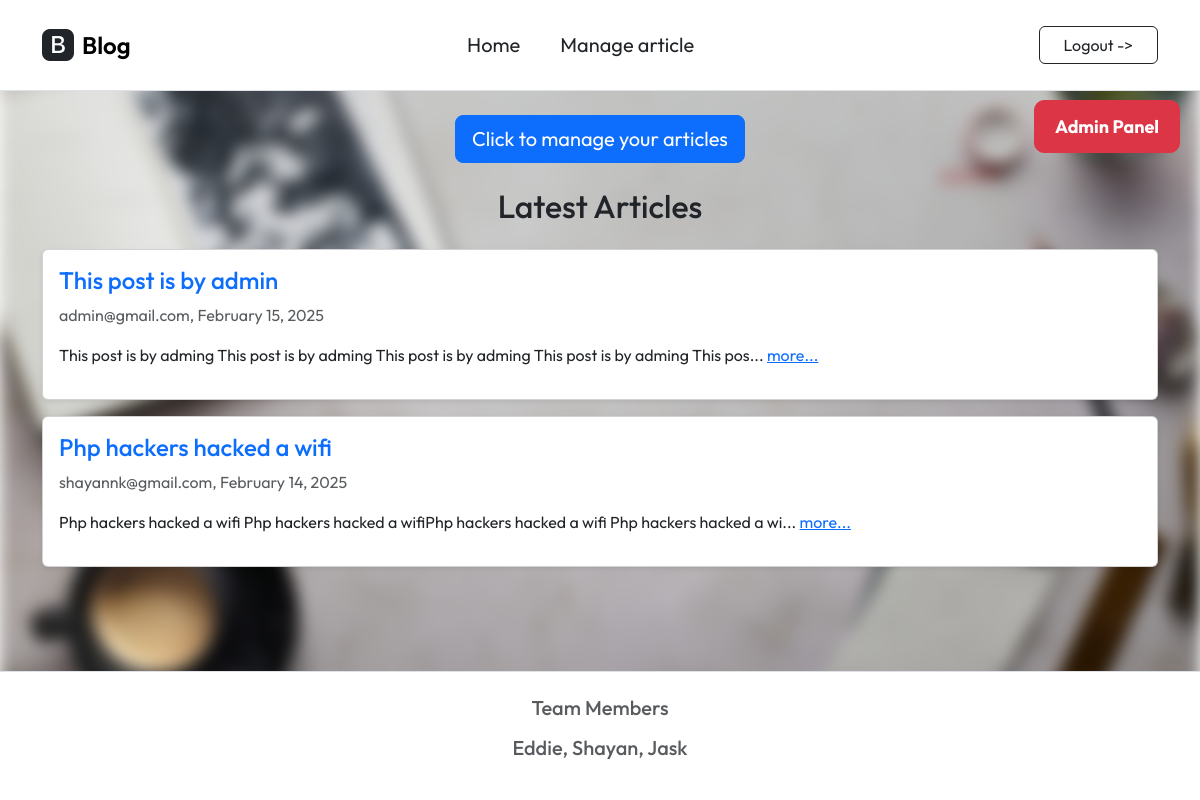
Page /home.php (signed in) on the committed database.
### tables this page shows
CREATE TABLE Articles (
    ArticleId INTEGER PRIMARY KEY AUTOINCREMENT,
    ArticleTitle VARCHAR(80),
    ArticleBody VARCHAR(500),

    CreateDate DATE,
    StartDate DATE,
    EndDate DATE,

    ContributerUsername VARCHAR(80)
);

### home.php (the view, shortened to what this page needs)
<?php
$db = new SQLite3('info.db');
$current_date = date('Y-m-d');
$query = "SELECT * FROM Articles WHERE StartDate <= '$current_date' AND EndDate >= '$current_date' ORDER BY CreateDate DESC";
$results = $db->query($query);
?>
<?php include('./inc/inc_header.php'); ?>
<div class="container mt-4">
    <div class="text-center">
        <a href="write.php" class="btn btn-primary btn-lg">Click to manage your articles</a>
    </div>
</div>
<div class="container mt-4">
    <h2 class="text-center mb-4">Latest Articles</h2>
    <?php while ($row = $results->fetchArray(SQLITE3_ASSOC)) { ?>
        <div class="card mb-3 p-3 shadow-sm">
            <h4 class="text-primary"><?= htmlspecialchars($row['ArticleTitle']) ?></h4>
            <p class="text-muted">
                <?= htmlspecialchars($row['ContributerUsername']) ?>, <?= date("F j, Y", strtotime($row['CreateDate'])) ?>
            </p>
            <p>
                <span id="preview_<?= $row['ArticleId'] ?>">
                    <?= htmlspecialchars(substr($row['ArticleBody'], 0, 100)) ?>...
                </span>
                <a href="javascript:void(0);" class="text-primary" onclick="toggleArticle(<?= $row['ArticleId'] ?>)">
                    <span id="toggle_<?= $row['ArticleId'] ?>">more...</span>
                </a>
            </p>
        </div>
    <?php } ?>
</div>
<div class="admin-button">
    <a href="admin.php" class="btn btn-danger">Admin Panel</a>
</div>
<?php include('./inc/inc_footer.php'); ?>

### inc/style.css (style rules this page uses)
body { margin: 0; font-family: Arial, sans-serif; color: white; }
.card { background-color: white !important; border: 1px solid #e0e0e0; border-radius: 12px; box-shadow: 0 4px 10px rgba(0, 0, 0, 0.1); }
h2 { color: #333; margin-bottom: 1rem; }
.btn-primary { background: #007BFF; color: white; border: none; border-radius: 6px; font-size: 1rem; cursor: pointer; transition: 0.3s ease; padding: 10px 15px; display: inline-block; text-align: center; text-decoration: none; }

### inc/inc_header.php (style rules this page uses)
body { font-family: "Outfit", serif; font-optical-sizing: auto; font-style: normal; }

### home.php (style rules this page uses)
.admin-button { position: fixed; top: 100px; right: 20px; z-index: 1000; }
.admin-button a { padding: 12px 20px; font-size: 18px; font-weight: bold; border-radius: 10px; transition: all 0.3s ease-in-out; }

### inc/inc_footer.php (style rules this page uses)
body { font-family: "Outfit", sans-serif; }

### rows in the picture
articles: ArticleTitle "This post is by admin", ContributerUsername "admin@gmail.com", CreateDate "February 15, 2025", ArticleBody "This post is by adming This post is by adming This post is by adming This post is by adming This pos"
articles: ArticleTitle "Php hackers hacked a wifi", ContributerUsername "shayannk@gmail.com", CreateDate "February 14, 2025", ArticleBody "Php hackers hacked a wifi Php hackers hacked a wifiPhp hackers hacked a wifi Php hackers hacked a wi"
